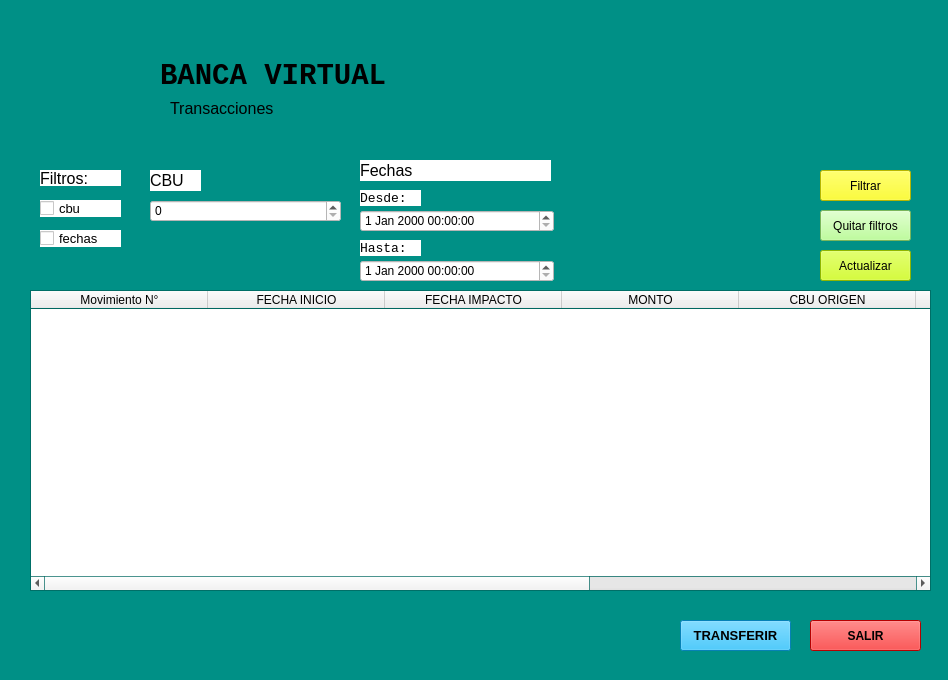
<?xml version="1.0" encoding="UTF-8"?>
<ui version="4.0">
 <class>MainWindow</class>
 <widget class="QMainWindow" name="MainWindow">
  <property name="geometry">
   <rect>
    <x>0</x>
    <y>0</y>
    <width>948</width>
    <height>680</height>
   </rect>
  </property>
  <property name="palette">
   <palette>
    <active>
     <colorrole role="Base">
      <brush brushstyle="SolidPattern">
       <color alpha="255">
        <red>255</red>
        <green>255</green>
        <blue>255</blue>
       </color>
      </brush>
     </colorrole>
     <colorrole role="Window">
      <brush brushstyle="SolidPattern">
       <color alpha="255">
        <red>0</red>
        <green>144</green>
        <blue>134</blue>
       </color>
      </brush>
     </colorrole>
    </active>
    <inactive>
     <colorrole role="Base">
      <brush brushstyle="SolidPattern">
       <color alpha="255">
        <red>255</red>
        <green>255</green>
        <blue>255</blue>
       </color>
      </brush>
     </colorrole>
     <colorrole role="Window">
      <brush brushstyle="SolidPattern">
       <color alpha="255">
        <red>0</red>
        <green>144</green>
        <blue>134</blue>
       </color>
      </brush>
     </colorrole>
    </inactive>
    <disabled>
     <colorrole role="Base">
      <brush brushstyle="SolidPattern">
       <color alpha="255">
        <red>0</red>
        <green>144</green>
        <blue>134</blue>
       </color>
      </brush>
     </colorrole>
     <colorrole role="Window">
      <brush brushstyle="SolidPattern">
       <color alpha="255">
        <red>0</red>
        <green>144</green>
        <blue>134</blue>
       </color>
      </brush>
     </colorrole>
    </disabled>
   </palette>
  </property>
  <property name="windowTitle">
   <string>Transacciones</string>
  </property>
  <widget class="QWidget" name="centralwidget">
   <widget class="QPushButton" name="btnFiltrar">
    <property name="geometry">
     <rect>
      <x>820</x>
      <y>170</y>
      <width>91</width>
      <height>31</height>
     </rect>
    </property>
    <property name="styleSheet">
     <string notr="true">background-color: rgb(255, 255, 0);</string>
    </property>
    <property name="text">
     <string>Filtrar</string>
    </property>
    <property name="icon">
     <iconset>
      <normaloff>filtros.png</normaloff>filtros.png</iconset>
    </property>
   </widget>
   <widget class="QPushButton" name="btnSalir">
    <property name="geometry">
     <rect>
      <x>810</x>
      <y>620</y>
      <width>111</width>
      <height>31</height>
     </rect>
    </property>
    <property name="font">
     <font>
      <pointsize>9</pointsize>
      <weight>75</weight>
      <bold>true</bold>
     </font>
    </property>
    <property name="styleSheet">
     <string notr="true">background-color: rgb(255, 0, 0);</string>
    </property>
    <property name="text">
     <string>SALIR</string>
    </property>
   </widget>
   <widget class="QLabel" name="lblSubTitulo_4">
    <property name="geometry">
     <rect>
      <x>360</x>
      <y>160</y>
      <width>191</width>
      <height>21</height>
     </rect>
    </property>
    <property name="font">
     <font>
      <pointsize>12</pointsize>
     </font>
    </property>
    <property name="styleSheet">
     <string notr="true">background-color: rgb(255, 255, 255);</string>
    </property>
    <property name="text">
     <string>Fechas</string>
    </property>
   </widget>
   <widget class="QLabel" name="lblSubTitulo_3">
    <property name="geometry">
     <rect>
      <x>150</x>
      <y>170</y>
      <width>51</width>
      <height>21</height>
     </rect>
    </property>
    <property name="font">
     <font>
      <pointsize>12</pointsize>
     </font>
    </property>
    <property name="styleSheet">
     <string notr="true">background-color: rgb(255, 255, 255);</string>
    </property>
    <property name="text">
     <string>CBU</string>
    </property>
   </widget>
   <widget class="QLabel" name="lblLogoU">
    <property name="geometry">
     <rect>
      <x>0</x>
      <y>10</y>
      <width>161</width>
      <height>151</height>
     </rect>
    </property>
    <property name="font">
     <font>
      <family>Consolas</family>
      <pointsize>22</pointsize>
      <weight>75</weight>
      <bold>true</bold>
     </font>
    </property>
    <property name="styleSheet">
     <string notr="true"/>
    </property>
    <property name="text">
     <string/>
    </property>
    <property name="pixmap">
     <pixmap>logobanco.png</pixmap>
    </property>
   </widget>
   <widget class="QLabel" name="lblsubt">
    <property name="geometry">
     <rect>
      <x>40</x>
      <y>170</y>
      <width>81</width>
      <height>16</height>
     </rect>
    </property>
    <property name="font">
     <font>
      <pointsize>12</pointsize>
     </font>
    </property>
    <property name="styleSheet">
     <string notr="true">background-color: rgb(255, 255, 255);</string>
    </property>
    <property name="text">
     <string>Filtros:</string>
    </property>
   </widget>
   <widget class="QLabel" name="lblTituloU">
    <property name="geometry">
     <rect>
      <x>160</x>
      <y>60</y>
      <width>271</width>
      <height>31</height>
     </rect>
    </property>
    <property name="font">
     <font>
      <family>Consolas</family>
      <pointsize>22</pointsize>
      <weight>75</weight>
      <bold>true</bold>
     </font>
    </property>
    <property name="text">
     <string>BANCA VIRTUAL</string>
    </property>
   </widget>
   <widget class="QLabel" name="lblSubTitulo">
    <property name="geometry">
     <rect>
      <x>170</x>
      <y>100</y>
      <width>231</width>
      <height>16</height>
     </rect>
    </property>
    <property name="font">
     <font>
      <pointsize>12</pointsize>
     </font>
    </property>
    <property name="text">
     <string>Transacciones</string>
    </property>
   </widget>
   <widget class="QLabel" name="label">
    <property name="geometry">
     <rect>
      <x>360</x>
      <y>190</y>
      <width>61</width>
      <height>16</height>
     </rect>
    </property>
    <property name="font">
     <font>
      <family>Consolas</family>
      <pointsize>10</pointsize>
     </font>
    </property>
    <property name="styleSheet">
     <string notr="true">background-color: rgb(255, 255, 255);</string>
    </property>
    <property name="text">
     <string>Desde:</string>
    </property>
   </widget>
   <widget class="QDateTimeEdit" name="dteHasta">
    <property name="geometry">
     <rect>
      <x>360</x>
      <y>260</y>
      <width>194</width>
      <height>22</height>
     </rect>
    </property>
    <property name="styleSheet">
     <string notr="true">background-color: rgb(255, 255, 255);</string>
    </property>
   </widget>
   <widget class="QLabel" name="label_2">
    <property name="geometry">
     <rect>
      <x>360</x>
      <y>240</y>
      <width>61</width>
      <height>16</height>
     </rect>
    </property>
    <property name="font">
     <font>
      <family>Consolas</family>
      <pointsize>10</pointsize>
     </font>
    </property>
    <property name="styleSheet">
     <string notr="true">background-color: rgb(255, 255, 255);</string>
    </property>
    <property name="text">
     <string>Hasta:</string>
    </property>
   </widget>
   <widget class="QDateTimeEdit" name="dteDesde">
    <property name="geometry">
     <rect>
      <x>360</x>
      <y>210</y>
      <width>194</width>
      <height>22</height>
     </rect>
    </property>
    <property name="styleSheet">
     <string notr="true">background-color: rgb(255, 255, 255);</string>
    </property>
   </widget>
   <widget class="QCheckBox" name="checkFf">
    <property name="geometry">
     <rect>
      <x>40</x>
      <y>230</y>
      <width>81</width>
      <height>17</height>
     </rect>
    </property>
    <property name="font">
     <font>
      <pointsize>10</pointsize>
     </font>
    </property>
    <property name="styleSheet">
     <string notr="true">background-color: rgb(255, 255, 255);</string>
    </property>
    <property name="text">
     <string>fechas</string>
    </property>
   </widget>
   <widget class="QTableWidget" name="tableTransacciones">
    <property name="geometry">
     <rect>
      <x>30</x>
      <y>290</y>
      <width>901</width>
      <height>301</height>
     </rect>
    </property>
    <property name="styleSheet">
     <string notr="true"/>
    </property>
    <property name="editTriggers">
     <set>QAbstractItemView::NoEditTriggers</set>
    </property>
    <attribute name="horizontalHeaderVisible">
     <bool>true</bool>
    </attribute>
    <attribute name="horizontalHeaderDefaultSectionSize">
     <number>177</number>
    </attribute>
    <attribute name="verticalHeaderVisible">
     <bool>false</bool>
    </attribute>
    <column>
     <property name="text">
      <string>Movimiento N°</string>
     </property>
    </column>
    <column>
     <property name="text">
      <string>FECHA INICIO</string>
     </property>
    </column>
    <column>
     <property name="text">
      <string>FECHA IMPACTO</string>
     </property>
    </column>
    <column>
     <property name="text">
      <string>MONTO</string>
     </property>
    </column>
    <column>
     <property name="text">
      <string>CBU ORIGEN</string>
     </property>
    </column>
    <column>
     <property name="text">
      <string>CBU DESTINO</string>
     </property>
    </column>
    <column>
     <property name="text">
      <string>MONEDA</string>
     </property>
    </column>
    <column>
     <property name="text">
      <string/>
     </property>
    </column>
   </widget>
   <widget class="QCheckBox" name="checkFc">
    <property name="geometry">
     <rect>
      <x>40</x>
      <y>200</y>
      <width>81</width>
      <height>17</height>
     </rect>
    </property>
    <property name="font">
     <font>
      <pointsize>10</pointsize>
     </font>
    </property>
    <property name="styleSheet">
     <string notr="true">background-color: rgb(255, 255, 255);</string>
    </property>
    <property name="text">
     <string>cbu</string>
    </property>
   </widget>
   <widget class="QPushButton" name="btnGenerarTransaccion">
    <property name="geometry">
     <rect>
      <x>680</x>
      <y>620</y>
      <width>111</width>
      <height>31</height>
     </rect>
    </property>
    <property name="font">
     <font>
      <family>MS Shell Dlg 2</family>
      <pointsize>10</pointsize>
      <weight>75</weight>
      <bold>true</bold>
     </font>
    </property>
    <property name="styleSheet">
     <string notr="true">background-color: rgb(8, 181, 255);</string>
    </property>
    <property name="text">
     <string>TRANSFERIR</string>
    </property>
    <property name="iconSize">
     <size>
      <width>60</width>
      <height>60</height>
     </size>
    </property>
   </widget>
   <widget class="QPushButton" name="btnActualizar">
    <property name="geometry">
     <rect>
      <x>820</x>
      <y>250</y>
      <width>91</width>
      <height>31</height>
     </rect>
    </property>
    <property name="font">
     <font>
      <pointsize>9</pointsize>
      <weight>50</weight>
      <bold>false</bold>
     </font>
    </property>
    <property name="styleSheet">
     <string notr="true">background-color: rgb(200, 255, 0);</string>
    </property>
    <property name="text">
     <string>Actualizar</string>
    </property>
    <property name="icon">
     <iconset>
      <normaloff>actu.png</normaloff>actu.png</iconset>
    </property>
    <property name="iconSize">
     <size>
      <width>20</width>
      <height>20</height>
     </size>
    </property>
   </widget>
   <widget class="QSpinBox" name="sbCbu">
    <property name="geometry">
     <rect>
      <x>150</x>
      <y>200</y>
      <width>191</width>
      <height>22</height>
     </rect>
    </property>
    <property name="styleSheet">
     <string notr="true">background-color: rgb(255, 255, 255);</string>
    </property>
   </widget>
   <widget class="QPushButton" name="btnNoFiltros">
    <property name="geometry">
     <rect>
      <x>820</x>
      <y>210</y>
      <width>91</width>
      <height>31</height>
     </rect>
    </property>
    <property name="styleSheet">
     <string notr="true">background-color: rgb(170, 255, 127);</string>
    </property>
    <property name="text">
     <string>Quitar filtros</string>
    </property>
    <property name="icon">
     <iconset>
      <normaloff>sinfiltros.png</normaloff>sinfiltros.png</iconset>
    </property>
   </widget>
  </widget>
 </widget>
 <resources/>
 <connections/>
</ui>
